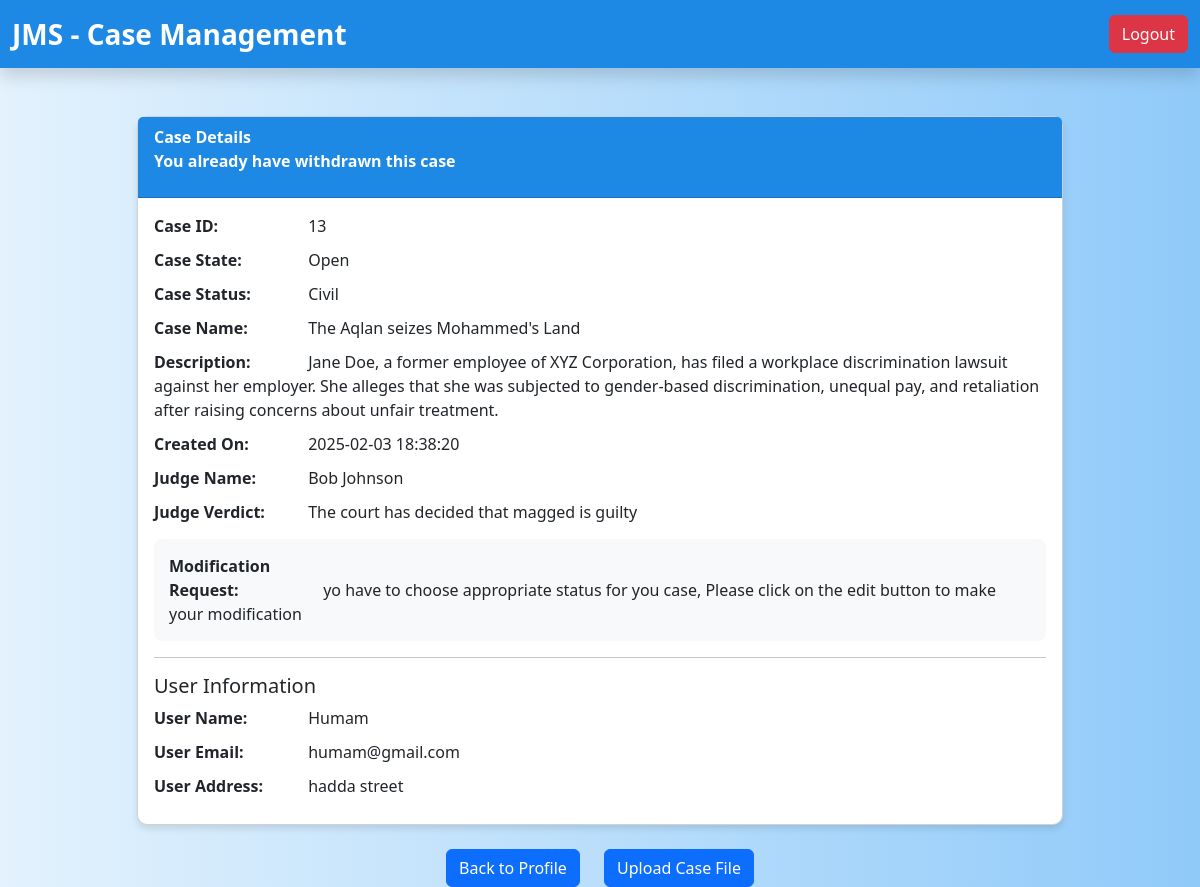
Page /User/View_Case_Details.php?CaseID=13 (signed in) on the committed database.
### tables this page shows
CREATE TABLE `cases` (
  `CaseID` int(11) NOT NULL,
  `CaseState` enum('Open','Closed') DEFAULT 'Open',
  `DateFiled` timestamp NOT NULL DEFAULT current_timestamp(),
  `AssignedJudgeID` int(11) DEFAULT NULL,
  `UserID` int(11) DEFAULT NULL,
  `Case_Status` enum('Financial','Personal','Intellectual Property','Civil','Commercial','Family','Criminal','Electronic') DEFAULT NULL,
  `Name` varchar(100) DEFAULT NULL,
  `created_at` timestamp NOT NULL DEFAULT current_timestamp(),
  `Description` text DEFAULT NULL,
  `verdict` text DEFAULT NULL,
  `Modi_Req` varchar(255) DEFAULT NULL,
  `withdraw_ability` enum('1','2','3') NOT NULL
);

CREATE TABLE `users` (
  `UserID` int(11) NOT NULL,
  `Name` varchar(255) DEFAULT NULL,
  `Role` int(11) DEFAULT NULL,
  `Email` varchar(255) DEFAULT NULL,
  `Phone` int(9) DEFAULT NULL,
  `userpassword` varchar(255) DEFAULT NULL,
  `created_at` timestamp NOT NULL DEFAULT current_timestamp(),
  `Address` text DEFAULT NULL,
  `LastLogin` datetime DEFAULT NULL
);

### User/View_Case_Details.php (the view, shortened to what this page needs)
<?php
global $conn;
$case_id = $_GET['CaseID'];
$case_query = "SELECT * FROM cases WHERE CaseID = $case_id";
$case_result = mysqli_query($conn, $case_query);
$case_row = mysqli_fetch_assoc($case_result);
$user_id = $case_row['UserID'];
$user_query = "SELECT * FROM users WHERE UserID = $user_id";
$user_result = mysqli_query($conn, $user_query);
$user_row = mysqli_fetch_assoc($user_result);
$judge_condition = false;
$judge_id = $case_row['AssignedJudgeID'];
$judge_query = "SELECT * FROM users WHERE UserID = $judge_id";
$judge_result = mysqli_query($conn, $judge_query);
if ($judge_result) {
    $judge_condition = true;
    $judge_row = mysqli_fetch_assoc($judge_result);
}
?>
<!DOCTYPE html>
<html lang="en">
<head>
    <link href="https://cdn.jsdelivr.net/npm/bootstrap@5.3.0/dist/css/bootstrap.min.css" rel="stylesheet">
    <link rel="stylesheet" href="https://cdn.jsdelivr.net/npm/bootstrap-icons@1.11.1/font/bootstrap-icons.css">
</head>
<body>
    <nav class="navbar navbar-light shadow">
        <div class="container-fluid">
            <span class="navbar-brand mb-0">JMS - Case Management</span>
            <a href="../logout.php" class="btn btn-danger">Logout</a>
        </div>
    </nav>
    <div class="container mt-5">
        <div class="row justify-content-center">
            <div class="col-md-10">
                <div class="card case-details">
                    <div class="card-header  justify-content-between align-items-center">
                        Case Details
                        <?php if ($case_row['withdraw_ability'] == 3) { ?>
                            <p>You already have withdrawn this case </p>
                        <?php } ?>
                    </div>
                    <div class="card-body">
                        <p><strong>Case ID:</strong> <?php echo $case_row['CaseID']; ?></p>
                        <p><strong>Case State:</strong> <?php echo $case_row['CaseState']; ?></p>
                        <p><strong>Case Status:</strong> <?php echo $case_row['Case_Status']; ?></p>
                        <p><strong>Case Name:</strong> <?php echo $case_row['Name']; ?></p>
                        <p><strong>Description:</strong> <?php echo $case_row['Description']; ?></p>
                        <p><strong>Created On:</strong> <?php echo $case_row['created_at']; ?></p>
                        <p>
                            <strong>Judge Name:</strong>
                            <?php if ($judge_condition == false) { ?>
                                The Court has not assigned a judge to this case yet.
                            <?php } else {
                                echo $judge_row['Name'];
                            } ?>
                        </p>
                        <?php if ($case_row['verdict'] == NULL) { ?>
                            <p><strong>Judge Verdict:</strong> The Court has not made a verdict on this case yet.</p>
                        <?php } else { ?>
                            <p><strong>Judge Verdict:</strong> <?php echo $case_row['verdict']; ?></p>
                        <?php } ?>
                        <?php if ($case_row['Modi_Req'] !== NULL) { ?>
                            <div class="modification-request d-flex align-items-center">
                                <p class="mb-0"><strong>Modification Request:</strong> <?php echo $case_row['Modi_Req']; ?>, Please click on the edit button to make your modification</p>
                            </div>
                        <?php } ?>
                        <hr>
                        <h5>User Information</h5>
                        <p><strong>User Name:</strong> <?php echo $user_row['Name']; ?></p>
                        <p><strong>User Email:</strong> <?php echo $user_row['Email']; ?></p>
                        <p><strong>User Address:</strong> <?php echo $user_row['Address']; ?></p>
                    </div>
                </div>
                <div class="text-center mt-4">
                    <a href="user_profile.php" class="btn btn-primary">Back to Profile</a>
                    <?php if ($case_row['Modi_Req'] !== NULL) { ?>
                        <a href="../file_configs/index.php?$case_id" class="btn btn-primary" style="color: white;margin:0 0 0 20px">Upload Case File</a>
                    <?php } ?>
                </div>
            </div>
        </div>
    </div>
</body>
</html>

### User/View_Case_Details.php (style rules this page uses)
body { background: linear-gradient(to right, #e3f2fd, #90caf9); }
.card { box-shadow: 0 4px 6px rgba(0, 0, 0, 0.1); border-radius: 10px; }
.navbar { background-color: #1e88e5 !important; }
.navbar-brand { color: #ffffff !important; font-size: 1.75rem; font-weight: bold; }
.case-details .card-header { background-color: #1e88e5; color: white; font-weight: bold; }
.case-details .card-body p { margin-bottom: 10px; }
.case-details .card-body p strong { display: inline-block; width: 150px; }
.modification-request { background-color: #f8f9fa; padding: 15px; border-radius: 8px; margin-top: 15px; }

### rows in the picture
cases: CaseID "13", CaseState "Open", Case_Status "Civil", Name "The Aqlan seizes Mohammed's Land", Description "Jane Doe, a former employee of XYZ Corporation, has filed a workplace discrimination lawsuit against her employer. She alleges that she was subjected to gender-based discrimination, unequal pay, and retaliation after raising concerns about unfair treatment.", created_at "2025-02-03 18:38:20", verdict "The court has decided that magged is guilty", Modi_Req "yo have to choose appropriate status for you case"
users: Name "Bob Johnson"
users: Name "Humam", Email "humam@gmail.com", Address "hadda street"
